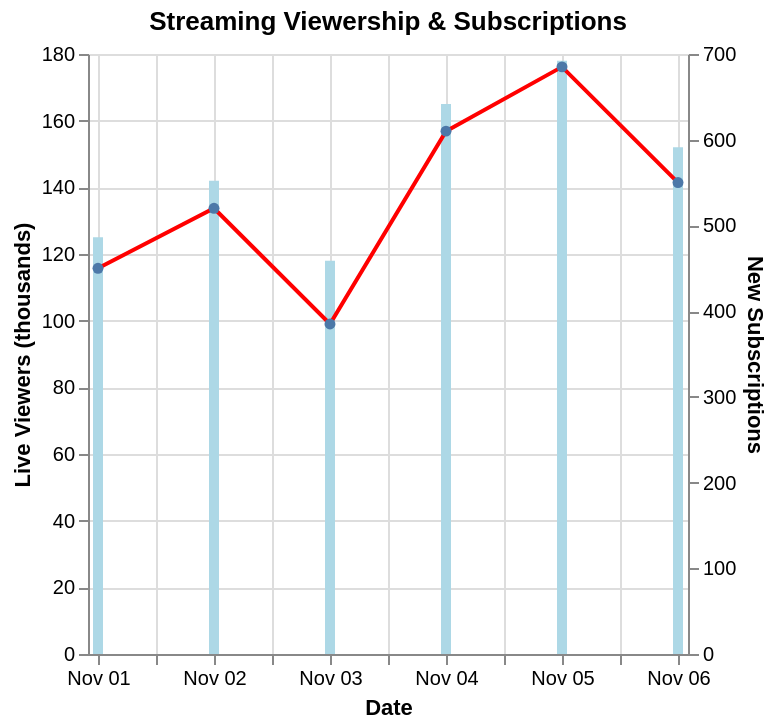

Describe this chart as a Vega-Lite specification.
### Vega-Lite specification from a JSON file in a GitHub repository (floating-point values rounded to 4 significant figures)
{"$schema": "https://vega.github.io/schema/vega-lite/v5.json", "description": "Streaming platform viewership", "layer": [{"mark": "bar", "encoding": {"x": {"field": "date", "type": "temporal", "axis": {"title": "Date", "format": "%b %d"}}, "y": {"field": "viewers", "type": "quantitative", "axis": {"title": "Live Viewers (thousands)"}}, "color": {"value": "lightblue"}}}, {"mark": {"type": "line", "point": true, "color": "red", "strokeWidth": 2}, "encoding": {"x": {"field": "date", "type": "temporal"}, "y": {"field": "subscriptions", "type": "quantitative", "axis": {"title": "New Subscriptions"}}}}], "data": {"values": [{"date": "2024-11-01", "viewers": 125, "subscriptions": 450}, {"date": "2024-11-02", "viewers": 142, "subscriptions": 520}, {"date": "2024-11-03", "viewers": 118, "subscriptions": 385}, {"date": "2024-11-04", "viewers": 165, "subscriptions": 610}, {"date": "2024-11-05", "viewers": 178, "subscriptions": 685}, {"date": "2024-11-06", "viewers": 152, "subscriptions": 550}]}, "resolve": {"scale": {"y": "independent"}}, "title": "Streaming Viewership & Subscriptions"}
